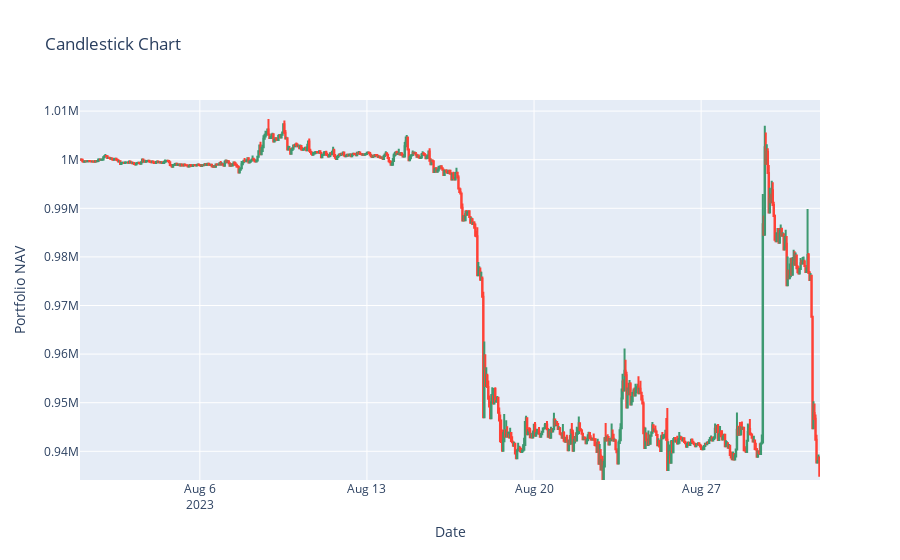

Write notebook code for a chart like this one.
### Code cell
import pandas as pd
import plotly.graph_objects as go

# Create a Candlestick chart
fig = go.Figure(data=[go.Candlestick(x=df['date'],
                open=portfolio['nav_open'],
                high=portfolio['nav_high'],
                low=portfolio['nav_low'],
                close=portfolio['nav_close'])])

# Customize the layout
fig.update_layout(
    title='Candlestick Chart',
    yaxis_title='Portfolio NAV',
    xaxis_title='Date',
    xaxis_rangeslider_visible=False  # Hides the range slider
)

# Show the figure
fig.show()

### Figure 1 — Plotly figure (JSON) as saved in the notebook; plotly's stock layout.template omitted (floating-point values rounded to 4 significant figures; data arrays with more than 128 entries replaced by an {"elided": "..."} marker saying what was removed)
{"data": [{"close": {"elided": "744 float values"}, "high": {"elided": "744 float values"}, "low": {"elided": "744 float values"}, "open": {"elided": "744 float values"}, "type": "candlestick", "x": {"elided": "744 str values"}}], "layout": {"autosize": true, "title": {"text": "Candlestick Chart"}, "xaxis": {"autorange": true, "range": ["2023-07-31 23:30", "2023-08-31 23:30"], "rangeslider": {"visible": false, "yaxis": {}}, "title": {"text": "Date"}, "type": "date"}, "yaxis": {"autorange": true, "range": [934100.0, 1012000.0], "title": {"text": "Portfolio NAV"}}}}
